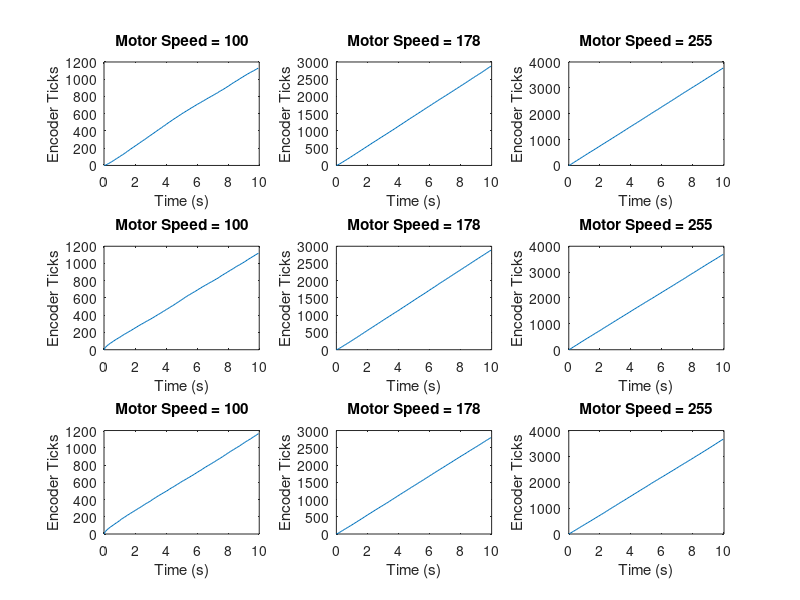
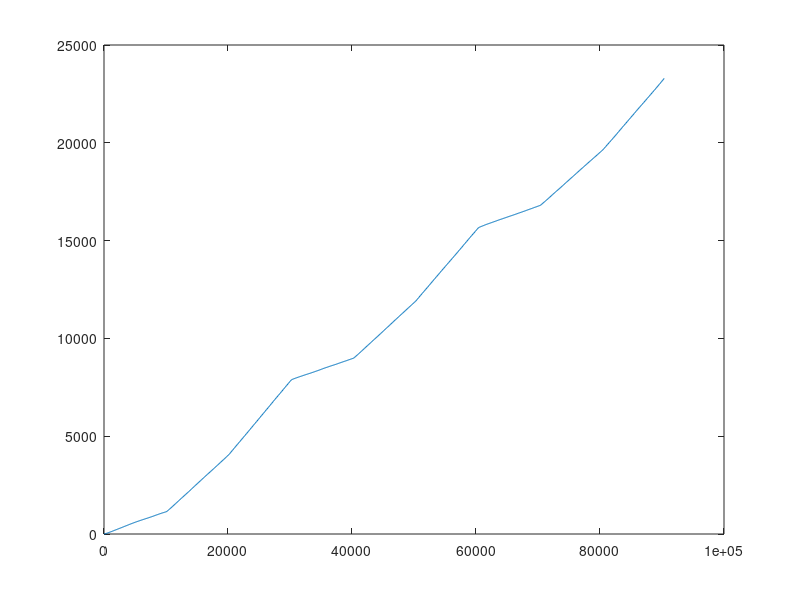

Write MATLAB code to recreate these figures, in order.
clc;
clear all;
close all;
data = csvread('100_178_255_n100.csv');
speeds = {'100','178','255'};
n = 100;
currentData = zeros(n,2);
numTrials = 3;
avgSpeeds = zeros(numTrials,numel(speeds));
figure();
subplot(numTrials,numel(speeds),1);
for j = 1:numTrials
    for i = 1:numel(speeds)
       currentData = data((j-1)*n*numTrials+((i-1)*n)+1:(j-1)*n*numTrials+(i*n),:);
       currentData(:,1) = currentData(:,1)-currentData(1,1);%normalize ticks
       currentData(:,2) = (currentData(:,2)-currentData(1,2))/1000;%s normalize time
       avgSpeeds(j,i) = currentData(end,1)/currentData(end,2);%ticks/s
        subplot(numTrials,numel(speeds),(j-1)*numTrials+i);
        plot(currentData(:,2),currentData(:,1));
        title(['Motor Speed = ',speeds{i}]);
        xlabel('Time (s)');
        ylabel('Encoder Ticks');
    end
end
figure();
plot(data(:,2),data(:,1));